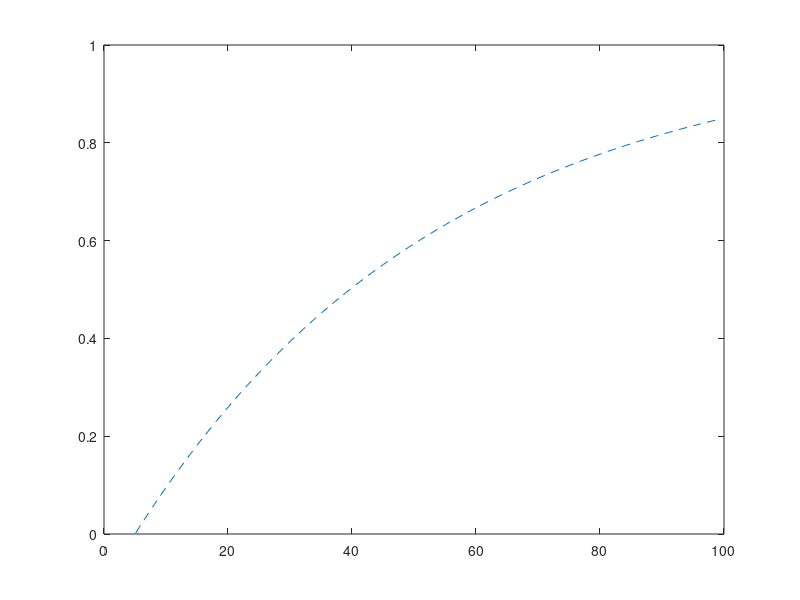

MATLAB code to generate this figure:

AveWaitTime = 50; %min
DeadTime = 5;
NGammaSteps = 1;

x = 5.1:100;
DeadYVal = expcdf(DeadTime,AveWaitTime);

%test = (expcdf(x,AveWaitTime)-DeadYVal)./(1-DeadYVal);
test = (gamcdf(x,NGammaSteps,AveWaitTime)-DeadYVal)./(1-DeadYVal);
figure(47)
plot(x,test,'--')
